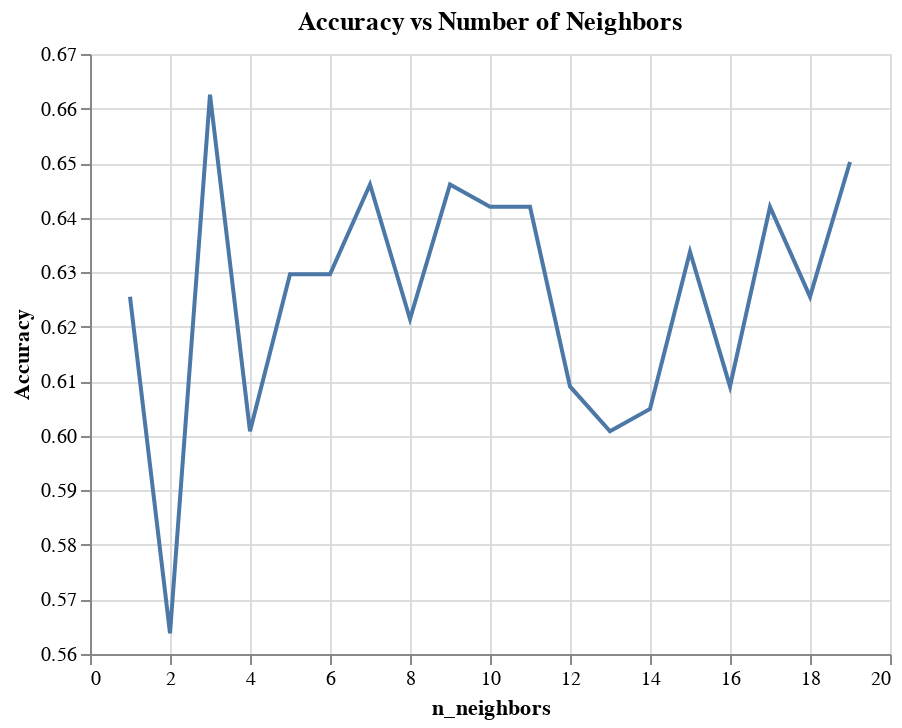

The cell this chart's notebook holds for it:
### Code cell
alt.Chart(neighbors).mark_line().encode(
    alt.X("n_neighbors", scale= alt.Scale(zero=False)),
    alt.Y("Accuracy", scale= alt.Scale(zero=False)),
    tooltip=["Accuracy", "n_neighbors"]
).properties(
    title="Accuracy vs Number of Neighbors"
)

### Figure 1 — Vega-Lite specification as saved in the notebook (floating-point values rounded to 4 significant figures)
{"config": {"view": {"continuousWidth": 400, "continuousHeight": 300}}, "data": {"name": "data-9d615a3edd5ec5665a41e9fb11589ba2"}, "mark": "line", "encoding": {"tooltip": [{"field": "Accuracy", "type": "quantitative"}, {"field": "n_neighbors", "type": "quantitative"}], "x": {"field": "n_neighbors", "scale": {"zero": false}, "type": "quantitative"}, "y": {"field": "Accuracy", "scale": {"zero": false}, "type": "quantitative"}}, "title": "Accuracy vs Number of Neighbors", "$schema": "https://vega.github.io/schema/vega-lite/v4.17.0.json", "datasets": {"data-9d615a3edd5ec5665a41e9fb11589ba2": [{"n_neighbors": 1, "Accuracy": 0.6255}, {"n_neighbors": 2, "Accuracy": 0.5638}, {"n_neighbors": 3, "Accuracy": 0.6626}, {"n_neighbors": 4, "Accuracy": 0.6008}, {"n_neighbors": 5, "Accuracy": 0.6296}, {"n_neighbors": 6, "Accuracy": 0.6296}, {"n_neighbors": 7, "Accuracy": 0.6461}, {"n_neighbors": 8, "Accuracy": 0.6214}, {"n_neighbors": 9, "Accuracy": 0.6461}, {"n_neighbors": 10, "Accuracy": 0.642}, {"n_neighbors": 11, "Accuracy": 0.642}, {"n_neighbors": 12, "Accuracy": 0.6091}, {"n_neighbors": 13, "Accuracy": 0.6008}, {"n_neighbors": 14, "Accuracy": 0.6049}, {"n_neighbors": 15, "Accuracy": 0.6337}, {"n_neighbors": 16, "Accuracy": 0.6091}, {"n_neighbors": 17, "Accuracy": 0.642}, {"n_neighbors": 18, "Accuracy": 0.6255}, {"n_neighbors": 19, "Accuracy": 0.6502}]}}
